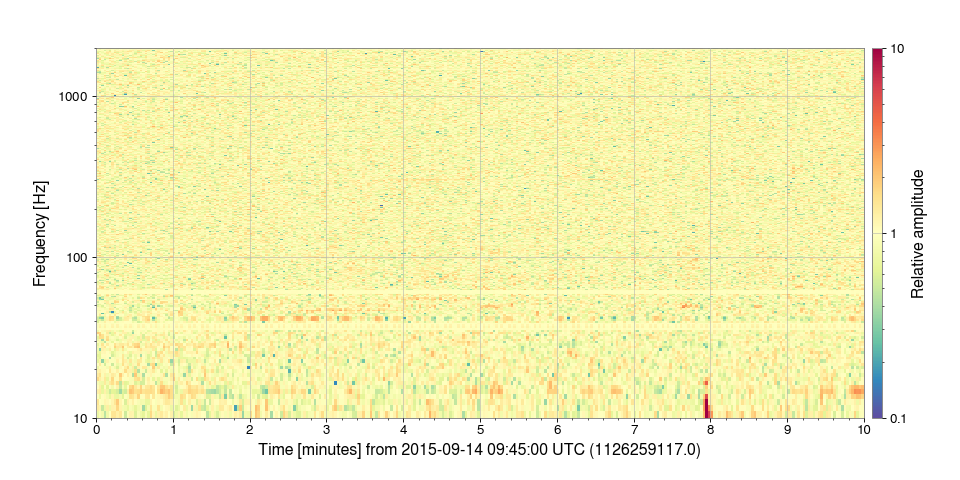

The script that drew this image:
plot = normalised.plot(norm='log', vmin=.1, vmax=10, cmap='Spectral_r')
ax = plot.gca()
ax.set_yscale('log')
ax.set_ylim(10, 2000)
ax.colorbar(label='Relative amplitude')
plot.show()
